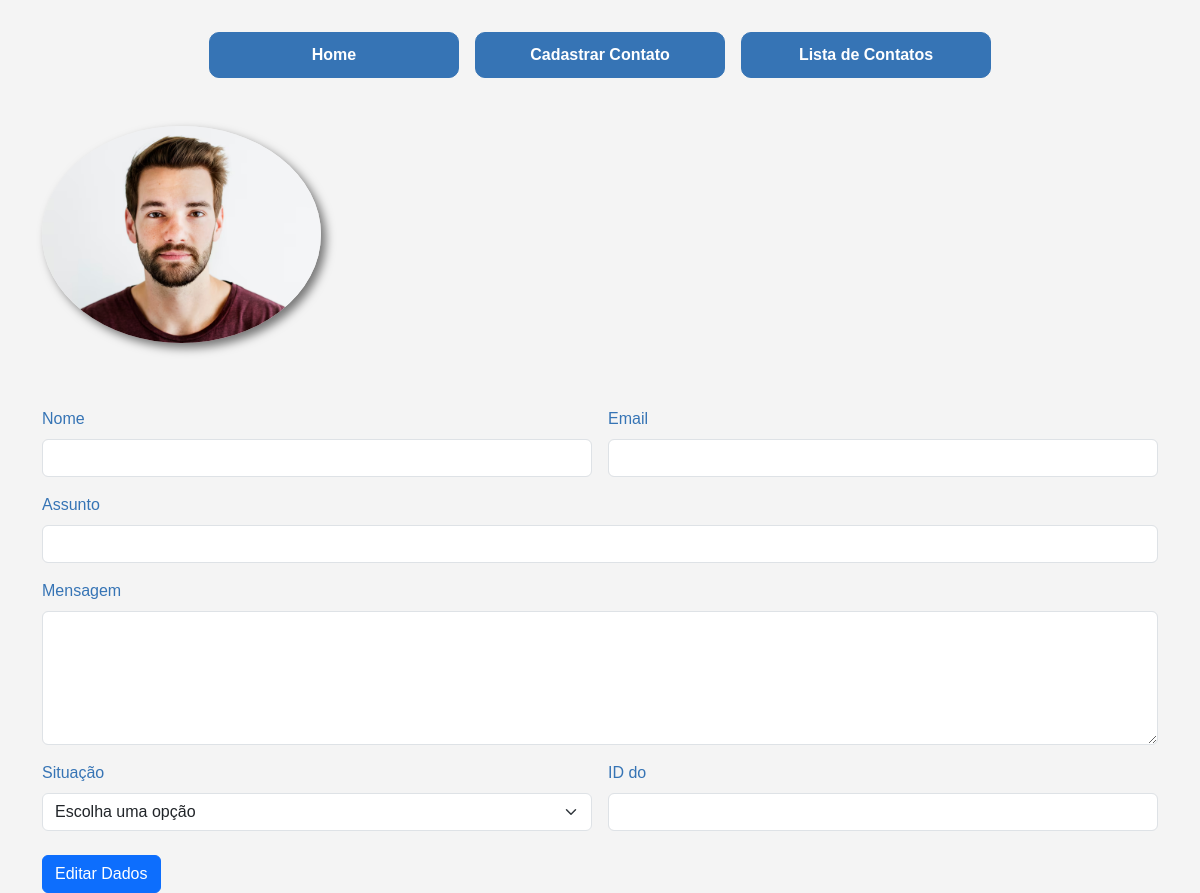
The page /contato/7 on the database as committed earlier.
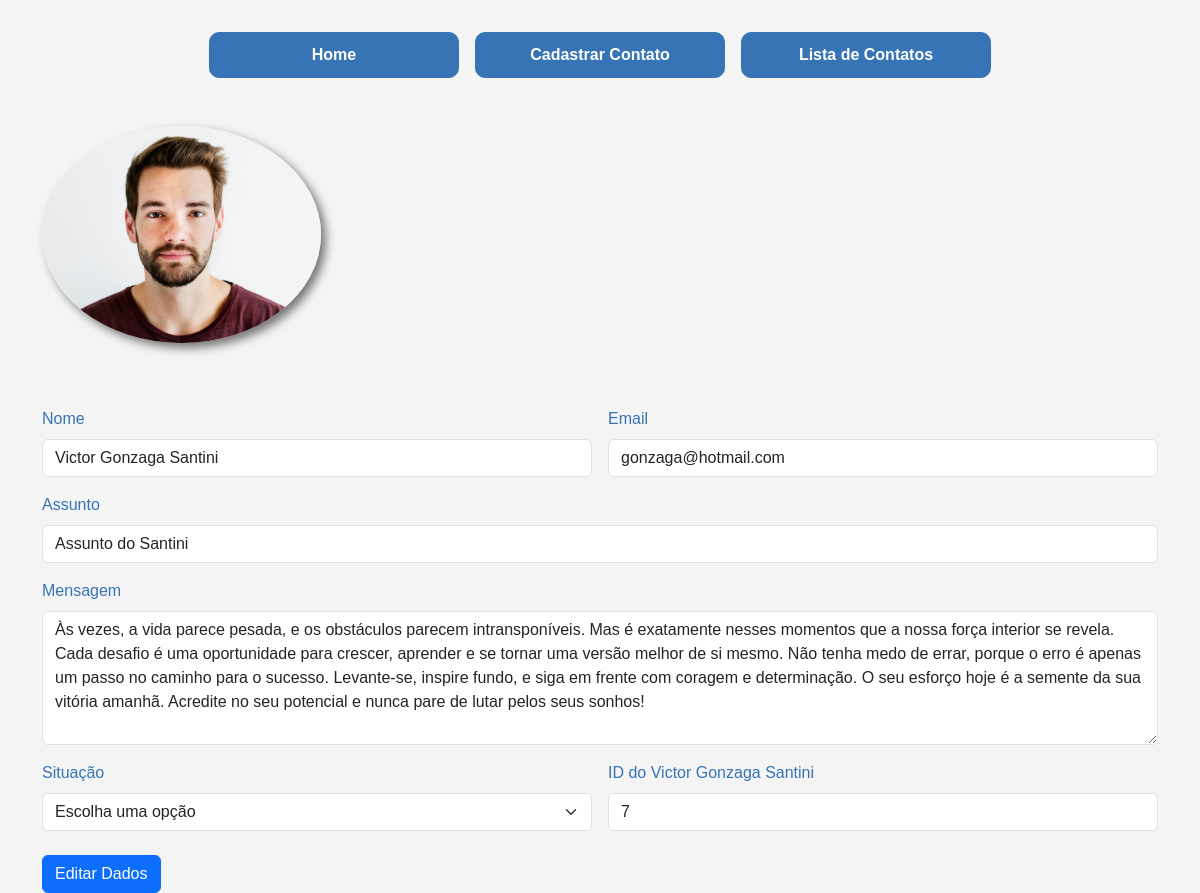
The same page on the database as committed later.
### app/models.py (models this page shows)
class Contato(db.Model):
    id = db.Column(db.Integer, primary_key=True)
    data_envio = db.Column(db.DateTime, default=datetime.now())
    nome = db.Column(db.String(100), nullable=True)
    email = db.Column(db.String(100), nullable=True)
    assunto = db.Column(db.String(100), nullable=True)
    mensagem = db.Column(db.String(100), nullable=True)
    respondido = db.Column(db.Integer, default=0)

### app/views.py (the view)
@app.route('/contato/<int:id>')
def contatoDetalhes(id):
    obj = Contato.query.get(id)
    return render_template('contato_detalhes.html', obj = obj)

### app/templates/contato_detalhes.html (shortened to what this page needs)
{% extends "base.html" %}
{% block content %}
<div class="container">
    {%include "nav.html" %}
    <img src="{{url_for('static', filename='img/pessoa.avif')}}" alt="Imagem pessoa" id="pessoa" class="w-25 mt-5 rounded-circle">
    <form class="row g-3 mt-5">
        <div class="col-md-6">
          <label for="inputName4" class="form-label">Nome</label>
          <input type="text" class="form-control" id="inputName4" value="{{obj.nome}}" readonly>
        </div>
        <div class="col-md-6">
          <label for="inputEmail4" class="form-label">Email</label>
          <input type="email" class="form-control" id="inputEmail4" value="{{obj.email}}" readonly>
        </div>
        <div class="col-12">
          <label for="inputAssunto" class="form-label">Assunto</label>
          <input type="text" class="form-control" id="inputAssunto" value="{{obj.assunto}}" readonly>
        </div>
        <div class="col-12">
            <label for="exampleFormControlTextarea1" class="form-label">Mensagem</label>
            <textarea class="form-control" id="exampleFormControlTextarea1" rows="5" readonly>{{obj.mensagem}}</textarea>
        </div>
        <div class="col-md-6">
          <label for="inputState" class="form-label">Situação</label>
          <select id="inputState" class="form-select">
            <option selected>Escolha uma opção</option>
          </select>
        </div>
        <div class="col-md-6">
          <label for="inputID" class="form-label">ID do {{obj.nome}}</label>
          <input type="text" class="form-control" id="inputID" value="{{obj.id}}">
        </div>
        <div class="col-12">
            <button type="submit" class="btn btn-primary mt-2">Editar Dados</button>
          </div>
</div>
{% endblock %}

### app/templates/base.html (shortened to what this page needs)
<!DOCTYPE html>
<html lang="pt-br">
<head>
    <link href="https://cdn.jsdelivr.net/npm/bootstrap@5.3.7/dist/css/bootstrap.min.css" rel="stylesheet">
    <link rel="stylesheet" href="{{ url_for('static', filename='style.css') }}">
</head>
<body>
    <section class="container-fluid">
        {% block content %} {% endblock %}
    </section>
</body>
</html>

### app/templates/nav.html
{% extends "base.html" %}
{% block content %}
    <div class="botoesLinks">
        <a href="{{url_for('homepage')}}">Home</a>
        <a href="{{url_for('contato_cadastro')}}">Cadastrar Contato</a>
        <a href="{{url_for('contatoLista')}}" style="text-align: center;">Lista de Contatos</a>
    </div>
{% endblock %}

### app/static/style.css (style rules this page uses)
* { margin: 0; padding: 0; }
body { font-family: Arial, sans-serif; background-color: #f4f4f4; color: #3674B5; }
a { display: flex; justify-content: center; text-decoration: none !important; color: #ffffff !important; font-weight: 600; background-color: #3674B5; padding: 10px; width: 250px; border-radius: 10px; transition: all 0.8s ease; border: 1px solid #3674B5; }
.container-fluid { display: flex; flex-direction: column; justify-content: center; align-items: center; }
.botoesLinks { display: flex; flex-direction: row; justify-content: center; align-items: center; gap: 1rem; margin-top: 2rem; }
#pessoa { box-shadow: 5px 5px 10px rgba(0, 0, 0, 0.514); }

Rows that differ between the two databases and show on the page:
added Contato: nome "Victor Gonzaga Santini", email "gonzaga@hotmail.com", assunto "Assunto do Santini", mensagem "Às vezes, a vida parece pesada, e os obstáculos parecem intransponíveis. Mas é exatamente nesses momentos que a nossa força interior se revela. Cada desafio é uma oportunidade para crescer, aprender e se tornar uma versão melhor de si mesmo. Não tenha medo de errar, porque o erro é apenas um passo no caminho para o sucesso. Levante-se, inspire fundo, e siga em frente com coragem e determinação. O seu esforço hoje é a semente da sua vitória amanhã. Acredite no seu potencial e nunca pare de lutar pelos seus sonhos!", id "7"
